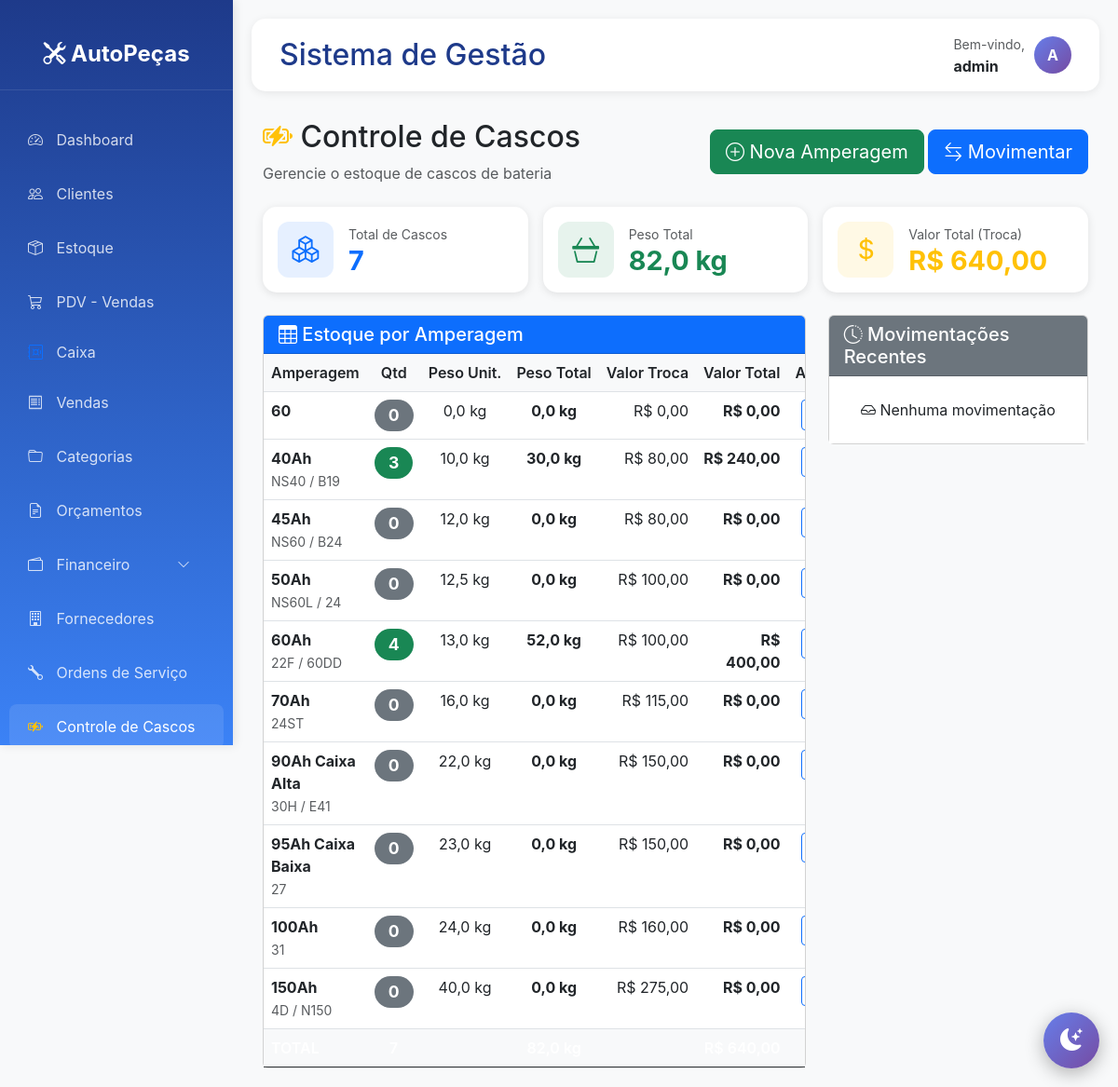
/cascos/ (signed in), run on the app's committed database.
### estoque/models.py (models this page shows, shortened)
class AmperagemBateria(models.Model):
    amperagem = models.CharField(
        max_length=20,
        unique=True,
        verbose_name='Amperagem',
        help_text='Ex: 40Ah, 60Ah, 90Ah Caixa Alta'
    )
    nome_tecnico = models.CharField(
        max_length=50,
        blank=True,
        null=True,
        verbose_name='Nome Técnico',
        help_text='Ex: NS40, 22F, 30H'
    )
    peso_kg = models.DecimalField(
        max_digits=5,
        decimal_places=2,
        default=Decimal('0.00'),
        verbose_name='Peso (kg)',
        help_text='Peso aproximado do casco em kg'
    )
    valor_casco_troca = models.DecimalField(
        max_digits=10,
        decimal_places=2,
        default=Decimal('0.00'),
        verbose_name='Valor Casco (Troca)',
        help_text='Valor do casco na troca - desconto/acréscimo para o cliente'
    )
    valor_casco_compra = models.DecimalField(
        max_digits=10,
        decimal_places=2,
        default=Decimal('0.00'),
        verbose_name='Valor Casco (Compra)',
        help_text='Valor que você paga para comprar casco avulso'
    )
    aplicacao = models.CharField(
        max_length=200,
        blank=True,
        null=True,
        verbose_name='Aplicação Comum',
        help_text='Ex: Honda City, Honda Fit, Veículos compactos'
    )
    ordem = models.IntegerField(
        default=0,
        verbose_name='Ordem de Exibição'
    )
    ativo = models.BooleanField(
        default=True,
        verbose_name='Ativo'
    )
    class Meta:
        verbose_name = 'Amperagem de Bateria'
        verbose_name_plural = 'Amperagens de Bateria'
        ordering = ['ordem', 'amperagem']

### core/views.py (the view)
# urls.py: path('cascos/', core_views.controle_cascos, name='controle_cascos'),
@login_required
def controle_cascos(request):
    amperagens = AmperagemBateria.objects.filter(ativo=True).order_by('ordem', 'amperagem')
    estoques = EstoqueCasco.objects.select_related('amperagem').all()
    estoque_dict = {e.amperagem_id: e for e in estoques}
    dados_cascos = []
    total_quantidade = 0
    total_peso = 0
    total_valor = 0
    for amp in amperagens:
        estoque = estoque_dict.get(amp.id)
        quantidade = estoque.quantidade if estoque else 0
        peso_unitario = float(amp.peso_kg) if amp.peso_kg else 0
        valor_unitario = float(amp.valor_casco_troca) if amp.valor_casco_troca else 0
        peso_total = quantidade * peso_unitario
        valor_total = quantidade * valor_unitario
        dados_cascos.append({
            'amperagem': amp,
            'quantidade': quantidade,
            'peso_unitario': peso_unitario,
            'peso_total': peso_total,
            'valor_unitario': valor_unitario,
            'valor_total': valor_total,
        })
        total_quantidade += quantidade
        total_peso += peso_total
        total_valor += valor_total
    movimentacoes = MovimentacaoCasco.objects.select_related(
        'amperagem', 'usuario'
    ).order_by('-data_movimentacao')[:50]
    context = {
        'dados_cascos': dados_cascos,
        'total_quantidade': total_quantidade,
        'total_peso': total_peso,
        'total_valor': total_valor,
        'movimentacoes': movimentacoes,
        'amperagens': amperagens,
    }
    return render(request, 'core/controle_cascos.html', context)

### templates/core/controle_cascos.html (shortened to what this page needs)
{% extends 'base.html' %}
{% load static %}
{% block content %}
<div class="container-fluid">
    <div class="d-flex justify-content-between align-items-center mb-4">
        <div>
            <h2><i class="bi bi-battery-charging text-warning"></i> Controle de Cascos</h2>
            <p class="text-muted mb-0">Gerencie o estoque de cascos de bateria</p>
        </div>
        <div>
            <button class="btn btn-success btn-lg" data-bs-toggle="modal" data-bs-target="#modalNovaAmperagem">
                <i class="bi bi-plus-circle"></i> Nova Amperagem
            </button>
            <button class="btn btn-primary btn-lg" data-bs-toggle="modal" data-bs-target="#modalMovimentacao">
                <i class="bi bi-arrow-left-right"></i> Movimentar
            </button>
        </div>
    </div>
    <div class="row g-3 mb-4">
        <div class="col-md-4">
            <div class="card card-resumo">
                <div class="card-body d-flex align-items-center">
                    <div class="icon-box bg-primary bg-opacity-10 text-primary me-3">
                        <i class="bi bi-boxes"></i>
                    </div>
                    <div>
                        <small class="text-muted">Total de Cascos</small>
                        <h3 class="text-primary">{{ total_quantidade }}</h3>
                    </div>
                </div>
            </div>
        </div>
        <div class="col-md-4">
            <div class="card card-resumo">
                <div class="card-body d-flex align-items-center">
                    <div class="icon-box bg-success bg-opacity-10 text-success me-3">
                        <i class="bi bi-basket3"></i>
                    </div>
                    <div>
                        <small class="text-muted">Peso Total</small>
                        <h3 class="text-success">{{ total_peso|floatformat:1 }} kg</h3>
                    </div>
                </div>
            </div>
        </div>
        <div class="col-md-4">
            <div class="card card-resumo">
                <div class="card-body d-flex align-items-center">
                    <div class="icon-box bg-warning bg-opacity-10 text-warning me-3">
                        <i class="bi bi-currency-dollar"></i>
                    </div>
                    <div>
                        <small class="text-muted">Valor Total (Troca)</small>
                        <h3 class="text-warning">R$ {{ total_valor|floatformat:2 }}</h3>
                    </div>
                </div>
            </div>
        </div>
    </div>
    <div class="row">
        <div class="col-lg-8">
            <div class="card">
                <div class="card-header bg-primary text-white">
                    <h5 class="mb-0"><i class="bi bi-table"></i> Estoque por Amperagem</h5>
                </div>
                <div class="card-body p-0">
                    <div class="table-responsive">
                        <table class="table table-hover table-cascos mb-0">
                            <thead>
                                <tr>
                                    <th>Amperagem</th>
                                    <th class="text-center">Qtd</th>
                                    <th class="text-center">Peso Unit.</th>
                                    <th class="text-center">Peso Total</th>
                                    <th class="text-end">Valor Troca</th>
                                    <th class="text-end">Valor Total</th>
                                    <th class="text-center">Ações</th>
                                </tr>
                            </thead>
                            <tbody>
                                {% for item in dados_cascos %}
                                <tr>
                                    <td>
                                        <strong>{{ item.amperagem.amperagem }}</strong>
                                        {% if item.amperagem.nome_tecnico %}
                                        <br><small class="text-muted">{{ item.amperagem.nome_tecnico }}</small>
                                        {% endif %}
                                    </td>
                                    <td class="text-center">
                                        <span class="badge {% if item.quantidade > 0 %}bg-success{% else %}bg-secondary{% endif %} badge-quantidade">
                                            {{ item.quantidade }}
                                        </span>
                                    </td>
                                    <td class="text-center">{{ item.peso_unitario|floatformat:1 }} kg</td>
                                    <td class="text-center"><strong>{{ item.peso_total|floatformat:1 }} kg</strong></td>
                                    <td class="text-end">R$ {{ item.valor_unitario|floatformat:2 }}</td>
                                    <td class="text-end"><strong>R$ {{ item.valor_total|floatformat:2 }}</strong></td>
                                    <td class="text-center">
                                        <button class="btn btn-sm btn-outline-primary btn-editar-amp"
                                                onclick="abrirModalEditar({{ item.amperagem.id }}, '{{ item.amperagem.amperagem }}', {{ item.amperagem.peso_kg|default:0 }}, {{ item.amperagem.valor_casco_troca|default:0 }}, {{ item.amperagem.valor_casco_compra|default:0 }})">
                                        </button>
                                    </td>
                                </tr>
                                {% endfor %}
                            </tbody>
                            <tfoot class="table-dark">
                                <tr>
                                    <th>TOTAL</th>
                                    <th class="text-center">{{ total_quantidade }}</th>
                                    <th></th>
                                    <th class="text-center">{{ total_peso|floatformat:1 }} kg</th>
                                    <th></th>
                                    <th class="text-end">R$ {{ total_valor|floatformat:2 }}</th>
                                    <th></th>
                                </tr>
                            </tfoot>
                        </table>
                    </div>
                </div>
            </div>
        </div>
        <div class="col-lg-4">
            <div class="card">
                <div class="card-header bg-secondary text-white">
                    <h5 class="mb-0"><i class="bi bi-clock-history"></i> Movimentações Recentes</h5>
                </div>
                <div class="card-body p-0" style="max-height: 500px; overflow-y: auto;">
                    <ul class="list-group list-group-flush">
                        {% for mov in movimentacoes %}
                        <li class="list-group-item">
                            <div class="d-flex justify-content-between">
                                <div>
                                    <span class="{% if mov.tipo == 'E' %}mov-entrada{% else %}mov-saida{% endif %}">
                                        {% if mov.tipo == 'E' %}
                                        <i class="bi bi-arrow-down-circle-fill"></i> +{{ mov.quantidade }}
                                        {% else %}
                                        <i class="bi bi-arrow-up-circle-fill"></i> -{{ mov.quantidade }}
                                        {% endif %}
                                    </span>
                                    <strong>{{ mov.amperagem.amperagem }}</strong>
                                </div>
                                <small class="text-muted">{{ mov.data_movimentacao|date:"d/m H:i" }}</small>
                            </div>
                            <small class="text-muted">{{ mov.get_motivo_display }}</small>
                        </li>
                        {% empty %}
                        <li class="list-group-item text-center py-4">
                            <i class="bi bi-inbox"></i> Nenhuma movimentação
                        </li>
                        {% endfor %}
                    </ul>
                </div>
            </div>
        </div>
    </div>
</div>
{% endblock %}

### templates/base.html (shortened to what this page needs)
<!DOCTYPE html>
<html lang="pt-BR">
<head>
    <link href="https://cdn.jsdelivr.net/npm/bootstrap@5.3.0/dist/css/bootstrap.min.css" rel="stylesheet">
    <link rel="stylesheet" href="https://cdn.jsdelivr.net/npm/bootstrap-icons@1.10.0/font/bootstrap-icons.css">
</head>
<body>
    <div class="sidebar">
        <div class="logo">
            <i class="bi bi-tools"></i> AutoPeças
        </div>
        <nav class="nav flex-column mt-4">
            <a class="nav-link {% if request.path == '/' %}active{% endif %}" href="{% url 'dashboard' %}">
                <i class="bi bi-speedometer2"></i> Dashboard
            </a>
            <a class="nav-link {% if 'clientes' in request.path %}active{% endif %}" href="{% url 'lista_clientes' %}">
                <i class="bi bi-people"></i> Clientes
            </a>
            <a class="nav-link {% if 'estoque' in request.path %}active{% endif %}" href="{% url 'lista_estoque' %}">
                <i class="bi bi-box-seam"></i> Estoque
            </a>
            <a class="nav-link {% if 'pdv' in request.path %}active{% endif %}" href="{% url 'pdv' %}">
                <i class="bi bi-cart3"></i> PDV - Vendas
            </a>
            <a class="nav-link py-2" href="{% url 'financeiro:dashboard_caixa' %}">
                <i class="bi bi-safe text-primary"></i> Caixa
            </a>
            <a class="nav-link {% if 'vendas' in request.path %}active{% endif %}" href="{% url 'lista_vendas' %}">
                <i class="bi bi-receipt"></i> Vendas
            </a>
            <a class="nav-link" href="{% url 'lista_categorias' %}">
                <i class="bi bi-folder"></i> Categorias
            </a>
            <a class="nav-link" href="{% url 'lista_orcamentos' %}">
                <i class="bi bi-file-earmark-text"></i> Orçamentos
            </a>
            <a class="nav-link d-flex justify-content-between align-items-center {% if 'financeiro' in request.path %}active{% endif %}"
            data-bs-toggle="collapse" href="#menuFinanceiro" role="button"
            aria-expanded="{% if 'financeiro' in request.path %}true{% else %}false{% endif %}">
                <span><i class="bi bi-wallet2"></i> Financeiro</span>
                <i class="bi bi-chevron-down small"></i>
            </a>
            <a class="nav-link {% if 'fornecedores' in request.path %}active{% endif %}" href="{% url 'lista_fornecedores' %}">
                <i class="bi bi-building"></i> Fornecedores
            </a>
            <a class="nav-link {% if 'ordens-servico' in request.path %}active{% endif %}" href="{% url 'lista_ordens_servico' %}">
                <i class="bi bi-wrench"></i> Ordens de Serviço
            </a>
            <a class="nav-link {% if 'cascos' in request.path %}active{% endif %}" href="{% url 'controle_cascos' %}">
                <i class="bi bi-battery-charging text-warning"></i> Controle de Cascos
            </a>
        </nav>
    </div>
    <div class="main-content">
        <div class="topbar">
            <h2>{% block page_title %}Sistema de Gestão{% endblock %}</h2>
            <div class="user-info">
                <div>
                    <small class="text-muted">Bem-vindo,</small><br>
                    <strong>{{ user.username }}</strong>
                </div>
                <div class="user-avatar">
                    {{ user.username|slice:":1"|upper }}
                </div>
            </div>
        </div>
        {% block content %}{% endblock %}
    </div>
    <button class="theme-toggle" id="theme-toggle" title="Alternar tema">
        <i class="bi bi-moon-stars-fill" id="theme-icon"></i>
    </button>
</body>
</html>

### data on the page
AmperagemBateria: amperagem.amperagem "60", quantidade "0", peso_unitario "0,0", peso_total "0,0", valor_unitario "0,00", valor_total "0,00"
AmperagemBateria: amperagem.amperagem "40Ah", amperagem.nome_tecnico "NS40 / B19", quantidade "3", peso_unitario "10,0", peso_total "30,0", valor_unitario "80,00", valor_total "240,00"
AmperagemBateria: amperagem.amperagem "45Ah", amperagem.nome_tecnico "NS60 / B24", quantidade "0", peso_unitario "12,0", peso_total "0,0", valor_unitario "80,00", valor_total "0,00"
AmperagemBateria: amperagem.amperagem "50Ah", amperagem.nome_tecnico "NS60L / 24", quantidade "0", peso_unitario "12,5", peso_total "0,0", valor_unitario "100,00", valor_total "0,00"
AmperagemBateria: amperagem.amperagem "60Ah", amperagem.nome_tecnico "22F / 60DD", quantidade "4", peso_unitario "13,0", peso_total "52,0", valor_unitario "100,00", valor_total "400,00"
AmperagemBateria: amperagem.amperagem "70Ah", amperagem.nome_tecnico "24ST", quantidade "0", peso_unitario "16,0", peso_total "0,0", valor_unitario "115,00", valor_total "0,00"
AmperagemBateria: amperagem.amperagem "90Ah Caixa Alta", amperagem.nome_tecnico "30H / E41", quantidade "0", peso_unitario "22,0", peso_total "0,0", valor_unitario "150,00", valor_total "0,00"
AmperagemBateria: amperagem.amperagem "95Ah Caixa Baixa", amperagem.nome_tecnico "27", quantidade "0", peso_unitario "23,0", peso_total "0,0", valor_unitario "150,00", valor_total "0,00"
AmperagemBateria: amperagem.amperagem "100Ah", amperagem.nome_tecnico "31", quantidade "0", peso_unitario "24,0", peso_total "0,0", valor_unitario "160,00", valor_total "0,00"
AmperagemBateria: amperagem.amperagem "150Ah", amperagem.nome_tecnico "4D / N150", quantidade "0", peso_unitario "40,0", peso_total "0,0", valor_unitario "275,00", valor_total "0,00"

### other printed values
{{ user.username }} "admin"
{{ user.username|slice:":1"|upper }} "A"
{{ total_quantidade }} "7"
{{ total_peso|floatformat:1 }} "82,0"
{{ total_valor|floatformat:2 }} "640,00"
